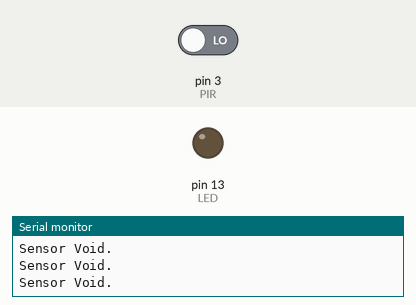
This sketch was run on a simulated Arduino Uno, built with avr-gcc and run on an emulated ATmega328P. Parts: output pins drawn as LEDs (lit = HIGH), the last lines printed to the serial monitor. The inputs (shaded band) are chosen by the test bench; at power-on: pin 3 (PIR) LOW.

Above: at 3.0 s.
3.1 s: pin 3 (PIR) driven HIGH
At 4.4 s:
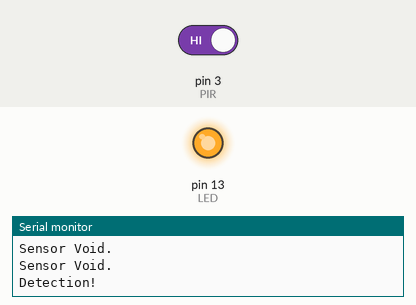
4.8 s: pin 3 (PIR) driven LOW
At 6.1 s:
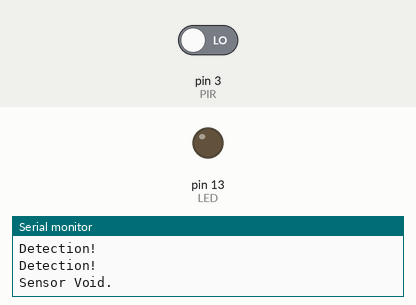
Timing chart, 0 to 7.8 s (numbered marks = the images above; inputs shaded):
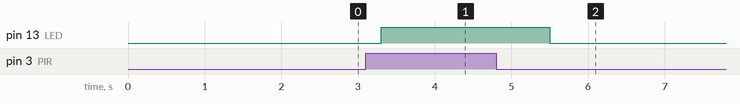

The sketch:

pirECE.ino
```cpp
/*This simple PIR example code was created
 * for educational purposes by Purdue's ECE electronics
 * shop staff. Please feel free to adapt it or use is as
 * need be.
 */

const uint8_t PIR = 3;  //PIR sens
const uint8_t LED = 13; //status LED

void setup() {

  pinMode(PIR, INPUT);
  pinMode(LED, OUTPUT);

  Serial.begin(9600);   //start the serial, low baud just for test msgs
}

void loop() {

  int pirSens = digitalRead(PIR);
  //int pirSens = analogRead(PIR); //analog processing

  //Serial.println(pirSens); //displays output


  if(pirSens == HIGH){
    digitalWrite(LED, HIGH); //turn on LED
    Serial.println("Detection!");
    delay(100);
  }else{
    digitalWrite(LED, LOW); //turn off LED
    Serial.println("Sensor Void.");
    delay(100);
  }

  delay(1000); //slow check rate makes serial output more readable

}
```

Measured:
- after the input at 3.1 s, pin 13 (LED): LOW → HIGH after 0.20 s
- after the input at 4.8 s, pin 13 (LED): HIGH → LOW after 0.70 s
